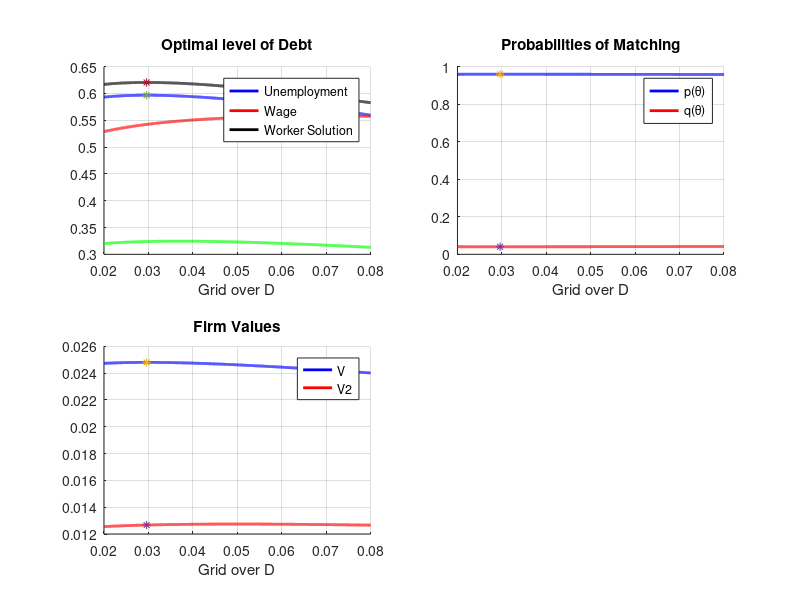

The MATLAB script that drew this image:
clear all
close all

delt           = 0.1;
b              = 0.01;
r              = 1;
COE            = 0.001;
alp_min        = 0.02;
alp_max        = 0.08;
alp            = linspace(alp_min,alp_max,10000);
phie           = r*alp.*(COE + alp).^(-delt);
A              = (1/2*(1+phie).*(COE + alp).^delt - r*alp);
B              = b*(phie + (((1 - phie).*b.*(COE + alp).^(-delt))/2) - 2);
Exp_output     = (1/2*(1-phie.^2).*(COE + alp).^delt - r*alp.*(1-phie));
Max_output     = (COE + alp).^delt - r*alp;
C              = (COE.*((2-phie).*Exp_output + B + (2-phie).*phie*b)).^(1/2)./(2-phie);
w              = Max_output - (COE + alp).^(delt/2)*2^(0.5).*C.^(0.5);
phi_dw         = phie + w.*(COE + alp).^(-delt);
V2             = (1-phie).*A - ...
      (1/2*(1-phie) + A.*(COE + alp).^(-delt)).*w + 1/2*(COE + alp).^(-delt).*w.^2;
V              = (2-phie).*V2;
E2             = phie*b + (1 - phie).*w - 1/2*((COE + alp).^(-delt)).*w.^2;
E3             = E2 + 1/2*((COE + alp).^(-delt))*b^2;
E_net          = (2-phie).*E2 + B;
E_net_check    = E2 + phie*b + (1 - phie).*E3 - 2*b;
ptheta         = E_net./(E_net + V);
qtheta         = V./(E_net + V);
U              = b + ptheta.*(E2 + phie*b + (1 - phie).*E3) + (1 - ptheta)*2*b;
U_check        = E_net.^2./(E_net + V) + 3*b;
U_worker       = b + E2 + phie*b + (1 - phie).*E3;

%Some checks
if sum(abs(E_net - E_net_check)) > 10^(-8)
      display('Net value of employment is wrong')
end
if sum(abs(E2 + V2 - Exp_output - phie*b)) > 10^(-8)
      display('Either E2 or V2 is wrong')
end
if sum(abs(E_net + V - (2-phie).*(Exp_output + phie*b) - B)) > 10^(-8)
      display('Either E_net or V is wrong')
end
if sum(abs(U - U_check)) > 10^(-8)
      display('Value of unemployment is wrong')
end

%Optimal Ds
[max_w               loc_D_w]                = max(w);
[max_Exp             loc_D_Exp]              = max(Exp_output);
[max_U               loc_D_U]                = max(U);
[max_U_worker        loc_D_U_worker]         = max(U_worker);
[max_ptheta          loc_D_ptheta]           = max(ptheta);
[max_qtheta          loc_D_qtheta]           = min(qtheta);
[max_V               loc_D_V]                = max(V);
[max_V2              loc_D_V2]               = max(V2);
[max_Ey              loc_D_Ey]               = max((2-phie).*(Exp_output + phie*b) + B);

%Plots
figure(1)
newPosition = [1 41 1920 963];
newUnits = 'normalized';
set(gcf,'Position', newPosition,'Units', newUnits);
hL.Orientation = 'horizontal';
hL.FontSize = 16;

subplot(2,2,1)
hold on
plot(alp,U,'LineWidth',2,'Color','b')
plot(alp,w,'LineWidth',2,'Color','r')
plot(alp,U_worker,'LineWidth',2,'Color','k')
plot(alp,Exp_output,'LineWidth',2,'Color','g')
plot(alp(loc_D_U),U(loc_D_U),'*')
plot(alp(loc_D_w),w(loc_D_w),'*')
plot(alp(loc_D_U_worker),U_worker(loc_D_U_worker),'*')
grid on
xlabel('Grid over D') % x-axis label
% ylabel('Value of Unemployment') % y-axis label
legend('Unemployment','Wage','Worker Solution')
title('Optimal level of Debt')
hold off

subplot(2,2,2)
hold on
plot(alp,ptheta,'LineWidth',2,'Color','b')
plot(alp,qtheta,'LineWidth',2,'Color','r')
plot(alp(loc_D_U),ptheta(loc_D_U),'*')
plot(alp(loc_D_U),qtheta(loc_D_U),'*')
grid on
xlabel('Grid over D') % x-axis label
% ylabel('Value of Unemployment') % y-axis label
legend('p(\theta)','q(\theta)')
title('Probabilities of Matching')
hold off

subplot(2,2,3)
hold on
plot(alp,V,'LineWidth',2,'Color','b')
plot(alp,V2,'LineWidth',2,'Color','r')
plot(alp(loc_D_U),V(loc_D_U),'*')
plot(alp(loc_D_U),V2(loc_D_U),'*')
grid on
xlabel('Grid over D') % x-axis label
% ylabel('Value of Unemployment') % y-axis label
legend('V','V2')
title('Firm Values')
hold off
